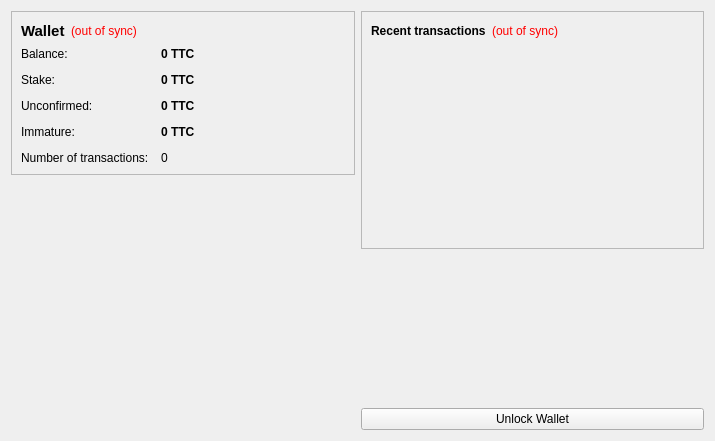
<?xml version="1.0" encoding="UTF-8"?>
<ui version="4.0">
 <class>OverviewPage</class>
 <widget class="QWidget" name="OverviewPage">
  <property name="geometry">
   <rect>
    <x>0</x>
    <y>0</y>
    <width>715</width>
    <height>441</height>
   </rect>
  </property>
  <property name="windowTitle">
   <string>Form</string>
  </property>
  <layout class="QHBoxLayout" name="horizontalLayout" stretch="1,1">
   <item>
    <layout class="QVBoxLayout" name="verticalLayout_2">
     <item>
      <widget class="QFrame" name="frame">
       <property name="frameShape">
        <enum>QFrame::StyledPanel</enum>
       </property>
       <property name="frameShadow">
        <enum>QFrame::Raised</enum>
       </property>
       <layout class="QVBoxLayout" name="verticalLayout_4">
        <item>
         <layout class="QHBoxLayout" name="horizontalLayout_4">
          <item>
           <widget class="QLabel" name="label_5">
            <property name="font">
             <font>
              <pointsize>11</pointsize>
              <weight>75</weight>
              <bold>true</bold>
             </font>
            </property>
            <property name="text">
             <string>Wallet</string>
            </property>
           </widget>
          </item>
          <item>
           <widget class="QLabel" name="labelWalletStatus">
            <property name="toolTip">
             <string>The displayed information may be out of date. Your wallet automatically synchronizes with the TTCOIN network after a connection is established, but this process has not completed yet.</string>
            </property>
            <property name="styleSheet">
             <string notr="true">QLabel { color: red; }</string>
            </property>
            <property name="text">
             <string notr="true">(out of sync)</string>
            </property>
            <property name="alignment">
             <set>Qt::AlignLeading|Qt::AlignLeft|Qt::AlignVCenter</set>
            </property>
           </widget>
          </item>
          <item>
           <spacer name="horizontalSpacer_2">
            <property name="orientation">
             <enum>Qt::Horizontal</enum>
            </property>
            <property name="sizeHint" stdset="0">
             <size>
              <width>40</width>
              <height>20</height>
             </size>
            </property>
           </spacer>
          </item>
         </layout>
        </item>
        <item>
         <layout class="QFormLayout" name="formLayout_2">
          <property name="fieldGrowthPolicy">
           <enum>QFormLayout::AllNonFixedFieldsGrow</enum>
          </property>
          <property name="horizontalSpacing">
           <number>12</number>
          </property>
          <property name="verticalSpacing">
           <number>12</number>
          </property>
          <item row="0" column="0">
           <widget class="QLabel" name="label">
            <property name="text">
             <string>Balance:</string>
            </property>
           </widget>
          </item>
          <item row="0" column="1">
           <widget class="QLabel" name="labelBalance">
            <property name="font">
             <font>
              <weight>75</weight>
              <bold>true</bold>
             </font>
            </property>
            <property name="cursor">
             <cursorShape>IBeamCursor</cursorShape>
            </property>
            <property name="toolTip">
             <string>Your current balance</string>
            </property>
            <property name="text">
             <string notr="true">0 TTC</string>
            </property>
            <property name="textInteractionFlags">
             <set>Qt::LinksAccessibleByMouse|Qt::TextSelectableByKeyboard|Qt::TextSelectableByMouse</set>
            </property>
           </widget>
          </item>
          <item row="1" column="0">
           <widget class="QLabel" name="label_6">
            <property name="text">
             <string>Stake:</string>
            </property>
           </widget>
          </item>
          <item row="1" column="1">
           <widget class="QLabel" name="labelStake">
            <property name="font">
             <font>
              <weight>75</weight>
              <bold>true</bold>
             </font>
            </property>
            <property name="cursor">
             <cursorShape>IBeamCursor</cursorShape>
            </property>
            <property name="toolTip">
             <string>Total of coins that was staked, and do not yet count toward the current balance</string>
            </property>
            <property name="text">
             <string notr="true">0 TTC</string>
            </property>
            <property name="textInteractionFlags">
             <set>Qt::LinksAccessibleByMouse|Qt::TextSelectableByKeyboard|Qt::TextSelectableByMouse</set>
            </property>
           </widget>
          </item>
          <item row="2" column="0">
           <widget class="QLabel" name="label_3">
            <property name="text">
             <string>Unconfirmed:</string>
            </property>
           </widget>
          </item>
          <item row="2" column="1">
           <widget class="QLabel" name="labelUnconfirmed">
            <property name="font">
             <font>
              <weight>75</weight>
              <bold>true</bold>
             </font>
            </property>
            <property name="cursor">
             <cursorShape>IBeamCursor</cursorShape>
            </property>
            <property name="toolTip">
             <string>Total of transactions that have yet to be confirmed, and do not yet count toward the current balance</string>
            </property>
            <property name="text">
             <string notr="true">0 TTC</string>
            </property>
            <property name="textInteractionFlags">
             <set>Qt::LinksAccessibleByMouse|Qt::TextSelectableByKeyboard|Qt::TextSelectableByMouse</set>
            </property>
           </widget>
          </item>
          <item row="3" column="0">
           <widget class="QLabel" name="labelImmatureText">
            <property name="text">
             <string>Immature:</string>
            </property>
           </widget>
          </item>
          <item row="3" column="1">
           <widget class="QLabel" name="labelImmature">
            <property name="font">
             <font>
              <weight>75</weight>
              <bold>true</bold>
             </font>
            </property>
            <property name="toolTip">
             <string>Mined balance that has not yet matured</string>
            </property>
            <property name="text">
             <string notr="true">0 TTC</string>
            </property>
            <property name="textInteractionFlags">
             <set>Qt::LinksAccessibleByMouse|Qt::TextSelectableByKeyboard|Qt::TextSelectableByMouse</set>
            </property>
           </widget>
          </item>
          <item row="4" column="0">
           <widget class="QLabel" name="label_2">
            <property name="text">
             <string>Number of transactions:</string>
            </property>
           </widget>
          </item>
          <item row="4" column="1">
           <widget class="QLabel" name="labelNumTransactions">
            <property name="toolTip">
             <string>Total number of transactions in wallet</string>
            </property>
            <property name="text">
             <string notr="true">0</string>
            </property>
           </widget>
          </item>
         </layout>
        </item>
       </layout>
      </widget>
     </item>
     <item>
      <spacer name="verticalSpacer">
       <property name="orientation">
        <enum>Qt::Vertical</enum>
       </property>
       <property name="sizeHint" stdset="0">
        <size>
         <width>20</width>
         <height>40</height>
        </size>
       </property>
      </spacer>
     </item>
     <item>
      <widget class="QLabel" name="label_6">
       <property name="text">
        <string/>
       </property>
       <property name="pixmap">
        <pixmap resource="../bitcoin.qrc">:/images/backg</pixmap>
       </property>
       <property name="scaledContents">
        <bool>false</bool>
       </property>
       <property name="alignment">
        <set>Qt::AlignCenter</set>
       </property>
       <property name="margin">
        <number>-2</number>
       </property>
      </widget>
     </item>
    </layout>
   </item>
   <item>
    <layout class="QVBoxLayout" name="verticalLayout_3">
     <item>
      <widget class="QFrame" name="frame_2">
       <property name="frameShape">
        <enum>QFrame::StyledPanel</enum>
       </property>
       <property name="frameShadow">
        <enum>QFrame::Raised</enum>
       </property>
       <layout class="QVBoxLayout" name="verticalLayout">
        <item>
         <layout class="QHBoxLayout" name="horizontalLayout_2">
          <item>
           <widget class="QLabel" name="label_4">
            <property name="text">
             <string>&lt;b&gt;Recent transactions&lt;/b&gt;</string>
            </property>
           </widget>
          </item>
          <item>
           <widget class="QLabel" name="labelTransactionsStatus">
            <property name="toolTip">
             <string>The displayed information may be out of date. Your wallet automatically synchronizes with the TTCOIN network after a connection is established, but this process has not completed yet.</string>
            </property>
            <property name="styleSheet">
             <string notr="true">QLabel { color: red; }</string>
            </property>
            <property name="text">
             <string notr="true">(out of sync)</string>
            </property>
            <property name="alignment">
             <set>Qt::AlignRight|Qt::AlignTrailing|Qt::AlignVCenter</set>
            </property>
           </widget>
          </item>
          <item>
           <spacer name="horizontalSpacer">
            <property name="orientation">
             <enum>Qt::Horizontal</enum>
            </property>
            <property name="sizeHint" stdset="0">
             <size>
              <width>40</width>
              <height>20</height>
             </size>
            </property>
           </spacer>
          </item>
         </layout>
        </item>
        <item>
         <widget class="QListView" name="listTransactions">
          <property name="styleSheet">
           <string notr="true">QListView { background: transparent; }</string>
          </property>
          <property name="frameShape">
           <enum>QFrame::NoFrame</enum>
          </property>
          <property name="verticalScrollBarPolicy">
           <enum>Qt::ScrollBarAlwaysOff</enum>
          </property>
          <property name="horizontalScrollBarPolicy">
           <enum>Qt::ScrollBarAlwaysOff</enum>
          </property>
          <property name="selectionMode">
           <enum>QAbstractItemView::NoSelection</enum>
          </property>
         </widget>
        </item>
       </layout>
      </widget>
     </item>
     <item>
      <spacer name="verticalSpacer_2">
       <property name="orientation">
        <enum>Qt::Vertical</enum>
       </property>
       <property name="sizeHint" stdset="0">
        <size>
         <width>20</width>
         <height>40</height>
        </size>
       </property>
      </spacer>
     </item>
     <item>
      <widget class="QPushButton" name="unlockWalletButton">
       <property name="text">
        <string>Unlock Wallet</string>
       </property>
      </widget>
     </item>
    </layout>
   </item>
  </layout>
 </widget>
 <resources>
  <include location="../bitcoin.qrc"/>
 </resources>
 <connections/>
</ui>
